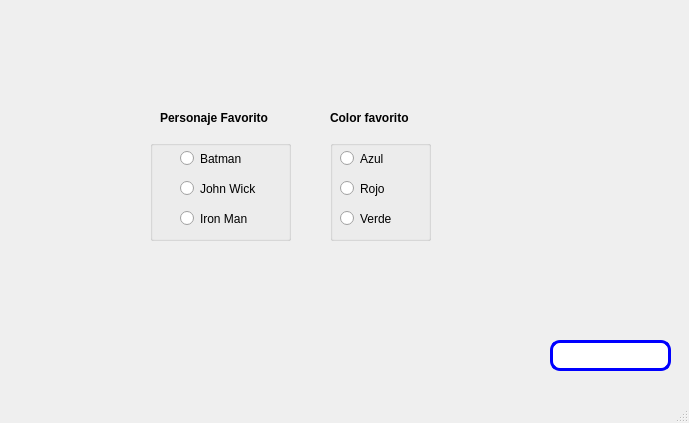
<?xml version="1.0" encoding="UTF-8"?>
<ui version="4.0">
 <class>MainWindow</class>
 <widget class="QMainWindow" name="MainWindow">
  <property name="geometry">
   <rect>
    <x>0</x>
    <y>0</y>
    <width>689</width>
    <height>423</height>
   </rect>
  </property>
  <property name="windowTitle">
   <string>MainWindow</string>
  </property>
  <widget class="QWidget" name="centralwidget">
   <widget class="QLineEdit" name="txt_temporizador">
    <property name="geometry">
     <rect>
      <x>550</x>
      <y>340</y>
      <width>121</width>
      <height>31</height>
     </rect>
    </property>
    <property name="font">
     <font>
      <pointsize>11</pointsize>
     </font>
    </property>
    <property name="styleSheet">
     <string notr="true">border: 3px solid blue;
border-radius:10px</string>
    </property>
    <property name="text">
     <string/>
    </property>
   </widget>
   <widget class="QLabel" name="label_11">
    <property name="geometry">
     <rect>
      <x>10</x>
      <y>10</y>
      <width>141</width>
      <height>61</height>
     </rect>
    </property>
    <property name="text">
     <string/>
    </property>
    <property name="pixmap">
     <pixmap resource="../Archivos/Recursos.qrc">:/Logos/UAT.png</pixmap>
    </property>
    <property name="scaledContents">
     <bool>true</bool>
    </property>
   </widget>
   <widget class="QLabel" name="label_10">
    <property name="geometry">
     <rect>
      <x>550</x>
      <y>290</y>
      <width>121</width>
      <height>71</height>
     </rect>
    </property>
    <property name="text">
     <string/>
    </property>
    <property name="pixmap">
     <pixmap resource="../Archivos/Recursos.qrc">:/Logos/Castor.jpg</pixmap>
    </property>
    <property name="scaledContents">
     <bool>true</bool>
    </property>
   </widget>
   <widget class="QLabel" name="label_9">
    <property name="geometry">
     <rect>
      <x>510</x>
      <y>20</y>
      <width>161</width>
      <height>61</height>
     </rect>
    </property>
    <property name="styleSheet">
     <string notr="true">background-image: url(:/NLogos/Facultad.jpg);</string>
    </property>
    <property name="text">
     <string/>
    </property>
    <property name="pixmap">
     <pixmap resource="../Archivos/Recursos.qrc">:/Logos/facultad_ingenieria_tampico.png</pixmap>
    </property>
    <property name="scaledContents">
     <bool>true</bool>
    </property>
   </widget>
   <widget class="QLabel" name="label">
    <property name="geometry">
     <rect>
      <x>160</x>
      <y>110</y>
      <width>111</width>
      <height>16</height>
     </rect>
    </property>
    <property name="text">
     <string>&lt;html&gt;&lt;head/&gt;&lt;body&gt;&lt;p&gt;&lt;span style=&quot; font-weight:600;&quot;&gt;Personaje Favorito&lt;/span&gt;&lt;/p&gt;&lt;/body&gt;&lt;/html&gt;</string>
    </property>
   </widget>
   <widget class="QLabel" name="label_2">
    <property name="geometry">
     <rect>
      <x>330</x>
      <y>110</y>
      <width>111</width>
      <height>16</height>
     </rect>
    </property>
    <property name="text">
     <string>&lt;html&gt;&lt;head/&gt;&lt;body&gt;&lt;p&gt;&lt;span style=&quot; font-weight:600;&quot;&gt;Color favorito&lt;/span&gt;&lt;/p&gt;&lt;/body&gt;&lt;/html&gt;</string>
    </property>
   </widget>
   <widget class="QGroupBox" name="groupBox">
    <property name="geometry">
     <rect>
      <x>150</x>
      <y>140</y>
      <width>141</width>
      <height>101</height>
     </rect>
    </property>
    <property name="title">
     <string/>
    </property>
    <widget class="QRadioButton" name="rb_iron">
     <property name="geometry">
      <rect>
       <x>30</x>
       <y>70</y>
       <width>82</width>
       <height>17</height>
      </rect>
     </property>
     <property name="text">
      <string>Iron Man</string>
     </property>
    </widget>
    <widget class="QRadioButton" name="rb_john">
     <property name="geometry">
      <rect>
       <x>30</x>
       <y>40</y>
       <width>82</width>
       <height>17</height>
      </rect>
     </property>
     <property name="text">
      <string>John Wick</string>
     </property>
    </widget>
    <widget class="QRadioButton" name="rb_batman">
     <property name="geometry">
      <rect>
       <x>30</x>
       <y>10</y>
       <width>82</width>
       <height>17</height>
      </rect>
     </property>
     <property name="text">
      <string>Batman</string>
     </property>
    </widget>
   </widget>
   <widget class="QGroupBox" name="groupBox_2">
    <property name="geometry">
     <rect>
      <x>330</x>
      <y>140</y>
      <width>101</width>
      <height>101</height>
     </rect>
    </property>
    <property name="title">
     <string/>
    </property>
    <widget class="QRadioButton" name="rb_verde">
     <property name="geometry">
      <rect>
       <x>10</x>
       <y>70</y>
       <width>82</width>
       <height>17</height>
      </rect>
     </property>
     <property name="text">
      <string>Verde</string>
     </property>
    </widget>
    <widget class="QRadioButton" name="rb_rojo">
     <property name="geometry">
      <rect>
       <x>10</x>
       <y>40</y>
       <width>82</width>
       <height>17</height>
      </rect>
     </property>
     <property name="text">
      <string>Rojo</string>
     </property>
    </widget>
    <widget class="QRadioButton" name="rb_azul">
     <property name="geometry">
      <rect>
       <x>10</x>
       <y>10</y>
       <width>82</width>
       <height>17</height>
      </rect>
     </property>
     <property name="text">
      <string>Azul</string>
     </property>
    </widget>
   </widget>
  </widget>
  <widget class="QMenuBar" name="menubar">
   <property name="geometry">
    <rect>
     <x>0</x>
     <y>0</y>
     <width>689</width>
     <height>21</height>
    </rect>
   </property>
  </widget>
  <widget class="QStatusBar" name="statusbar"/>
 </widget>
 <resources>
  <include location="../Archivos/Recursos.qrc"/>
  <include location="../../Archivos/Recursos.qrc"/>
 </resources>
 <connections/>
</ui>
